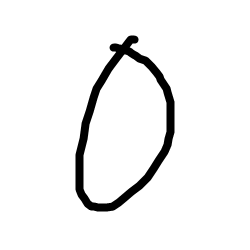
#> input picture images/0.png, 250 x 250 px, given as the content of the folder images/0.png, which was not available
$ python -i tools.py   (imports and definitions only)
#> lines starting #> are read from the running program, lines starting #| are printed output that depends on the picture; pictures that were not available may be replaced by others from this repository, and a replacement may not be noted
import struct as st
import numpy as np
import cv2
import os
import shutil


# [64 lines left out: functions create_sub_dir, get_data, get_label, load_mnist, load_mnist_eval, not called in this run]


def load_user_images(path):
#> called with path = 'images/0.png'
    images = []
    labels = []
    images_name = os.listdir(path)

    for fname in images_name:
        pathname = os.path.join(path, fname)
        img = cv2.imread(pathname, cv2.IMREAD_GRAYSCALE)        # 以灰度方式读取图片
#> img is the input picture: shape (250, 250); min 0, max 255, mean 241.3
        cv2.threshold(img, 127, 255, cv2.THRESH_BINARY)         # 二值化图片
        cv2.bitwise_not(img, img)                               # 颜色反转
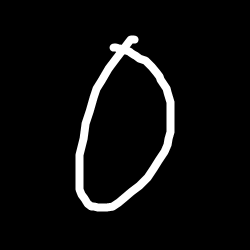
#> img: shape (250, 250); min 0, max 255, mean 13.7
        img = cv2.resize(src=img, dsize=(28, 28), interpolation=cv2.INTER_CUBIC)  # 改变图片大小到28 * 28
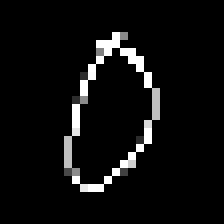
#> img: shape (28, 28) (shown 8 times larger); min 0, max 255, mean 13.9
        images.append(img)
        labels.append(int(fname[:-4]))

    labels = np.array(labels).reshape(len(labels))
    images = np.array(images).reshape(len(images), 28, 28)

    return (images, labels)

>>> result = load_user_images('images/0.png')

$ run again, on images/4.png
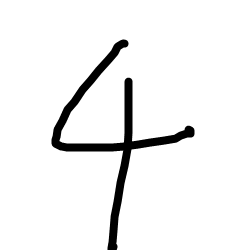
#> input picture images/4.png, 250 x 250 px, given as the content of the folder images/4.png, which was not available
#> in load_user_images, img is the input picture: shape (250, 250); min 0, max 255, mean 240.7
#> in load_user_images, `cv2.bitwise_not(img, img)`:
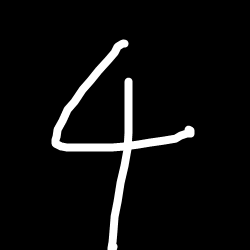
#> img: shape (250, 250); min 0, max 255, mean 14.3
#> in load_user_images, `img = cv2.resize(src=img, dsize=(28, 28), interpolation=cv2.INTER_CUBIC)`:
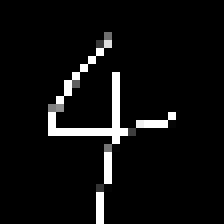
#> img: shape (28, 28) (shown 8 times larger); min 0, max 255, mean 14.3

$ run again, on images/5.png
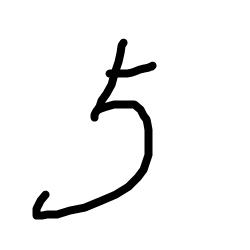
#> input picture images/5.png, 250 x 250 px, given as the content of the folder images/5.png, which was not available
#> in load_user_images, img is the input picture: shape (250, 250); min 0, max 255, mean 242.6
#> in load_user_images, `cv2.bitwise_not(img, img)`:
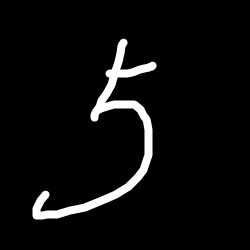
#> img: shape (250, 250); min 0, max 255, mean 12.4
#> in load_user_images, `img = cv2.resize(src=img, dsize=(28, 28), interpolation=cv2.INTER_CUBIC)`:
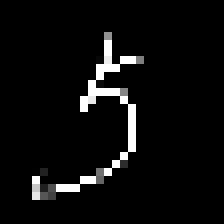
#> img: shape (28, 28) (shown 8 times larger); min 0, max 255, mean 12.5
